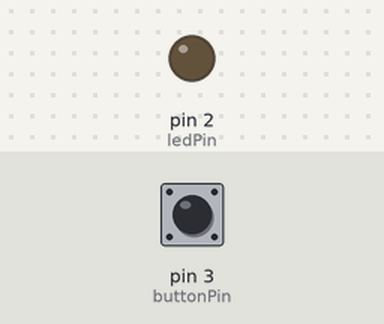
A sketch run on a simulated Arduino Uno, built with avr-gcc and run on an emulated ATmega328P. On the bench: output pins drawn as LEDs (lit = HIGH). The test bench sets the inputs (shaded band); at power-on: pin 3 (buttonPin) LOW. No radio packets arrive unless stated.

Above: at 1.2 s.
1.3 s: pin 3 (buttonPin) pulled HIGH for 0.15 s
At 3.1 s:
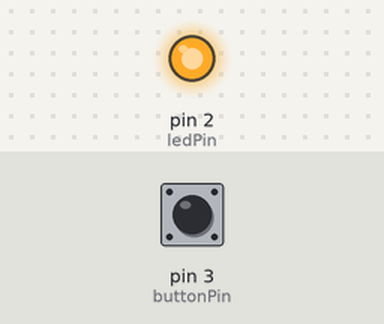
4.3 s: pin 3 (buttonPin) pulled HIGH for 3.2 s
At 6.5 s:
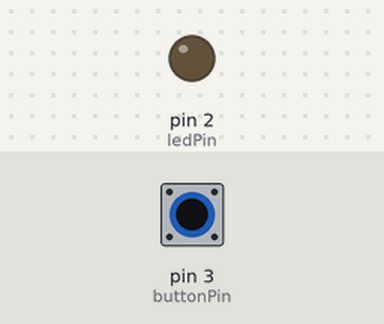
Timing chart, 0 to 9.0 s (numbered marks = the images above; inputs shaded):
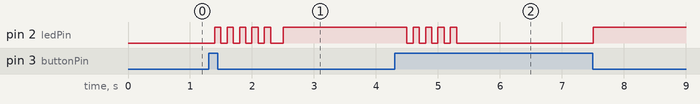

The sketch:

Receiver.ino
```cpp
#include <RHReliableDatagram.h>
#include <RH_NRF24.h>
#include <SPI.h>
#include <EEPROM.h>

#define SERVER_ADDRESS 1
#define CLIENT_ADDRESS 2

// Singleton instance of the radio driver
RH_NRF24 driver;

// Class to manage message delivery and receipt, using the driver declared above
RHReliableDatagram manager(driver, SERVER_ADDRESS);

int deviceCountAddres = 0;

const int buttonPin = 3;
const int ledPin = 2;
int buttonState = 0;
int setupMode = 0;

void setup()
{
  Serial.begin(9600);

  pinMode(ledPin, OUTPUT);
  pinMode(buttonPin, INPUT);

  // Defaults after init are 2.402 GHz (channel 2), 2Mbps, 0dBm
  if (!manager.init())
    Serial.println("init failed");
}

// Dont put this on the stack:
uint8_t buf[RH_NRF24_MAX_MESSAGE_LEN];

void loop()
{
  buttonPress();

  if(setupMode)
    setupNewDevice();
  else
  {
    if (manager.available())
    {
      // Wait for a message addressed to us from the client
      uint8_t len = sizeof(buf);
      uint8_t from;
      if (manager.recvfromAck(buf, &len, &from))
      {
        float value = 0.0;
        memcpy(&value, buf, sizeof(float));

        Serial.print(from, HEX);
        Serial.print(":");
        Serial.println(value);
      }
    }
  }
}

void buttonPress(){
  buttonState = digitalRead(buttonPin);
  int button_delay = 0;
  while (buttonState == HIGH){
    button_delay++;
    delay(100);
    buttonState = digitalRead(buttonPin);

    if(button_delay == 1) { //short press
      ledblink(5, 100, ledPin);
      setupMode = 1;
    }
    if(button_delay == 70){ //long press
      setupMode = 0;
      EEPROM.update(deviceCountAddres, 255);
      ledblink(5, 500, ledPin);
    }
  }
}

void setupNewDevice()
{
  digitalWrite(ledPin, HIGH);
  if (manager.available())
  {
    uint8_t len = sizeof(buf);
    uint8_t from;
    if (manager.recvfromAck(buf, &len, &from))
    {
      if(from == 2 && strcmp(buf, "setup") == 0)
      {
        uint8_t deviceCount = EEPROM.read(deviceCountAddres);
        if(deviceCount == 254)
          return;
        if (deviceCount == 255)
          deviceCount = 3;
        else
          deviceCount++;
        uint8_t newAddress[] = {deviceCount};
        uint8_t buf[RH_NRF24_MAX_MESSAGE_LEN];
        delay(100);
        if (manager.sendtoWait(newAddress, sizeof(newAddress), from))
        {
          EEPROM.update(deviceCountAddres, deviceCount);
          Serial.println("Successful setup!");
          setupMode = 0;
          digitalWrite(ledPin, LOW);
        }
        else
          Serial.println("Setting up new device failed!");
      }
    }
  }
}

void ledblink(int times, int lengthms, int pinnum){
  for (int x=0; x<times;x++) {
    digitalWrite(pinnum, HIGH);
    delay (lengthms);
    digitalWrite(pinnum, LOW);
    delay(lengthms);
  }
}
```

Measured:
- after the input at 1.3 s, pin 2 (ledPin): goes 4 × (HIGH 0.10 s, LOW 0.10 s), HIGH 0.10 s, LOW 0.20 s, then HIGH, starting after 0.10 s
- after the input at 4.3 s, pin 2 (ledPin): goes 4 × (LOW 0.10 s, HIGH 0.10 s), LOW 2.2 s, then HIGH, starting after 0.20 s
